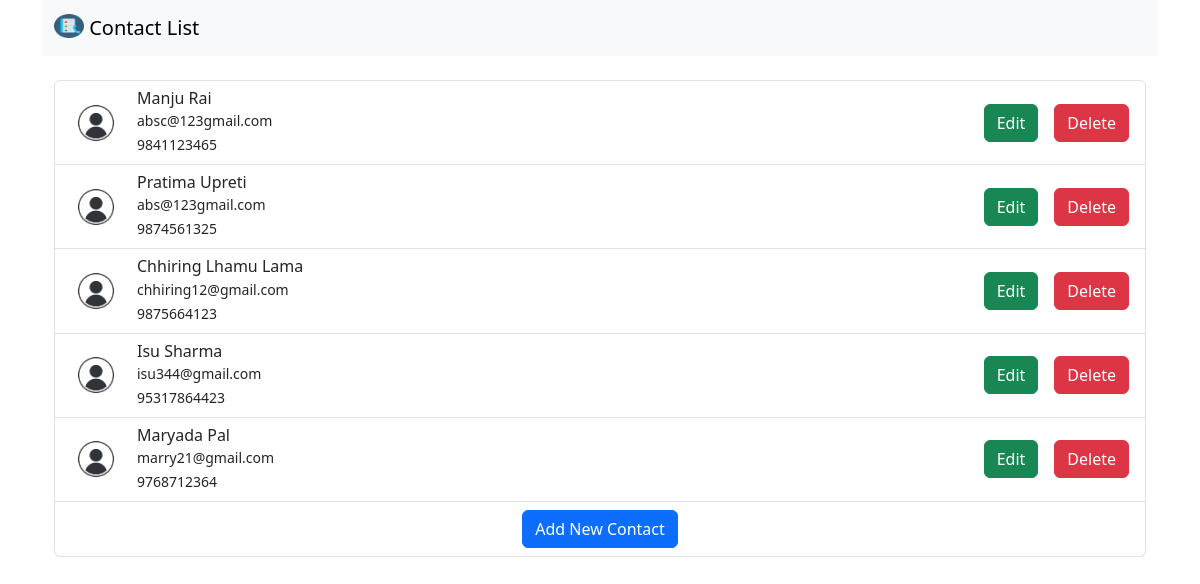
The app's page /, older data.
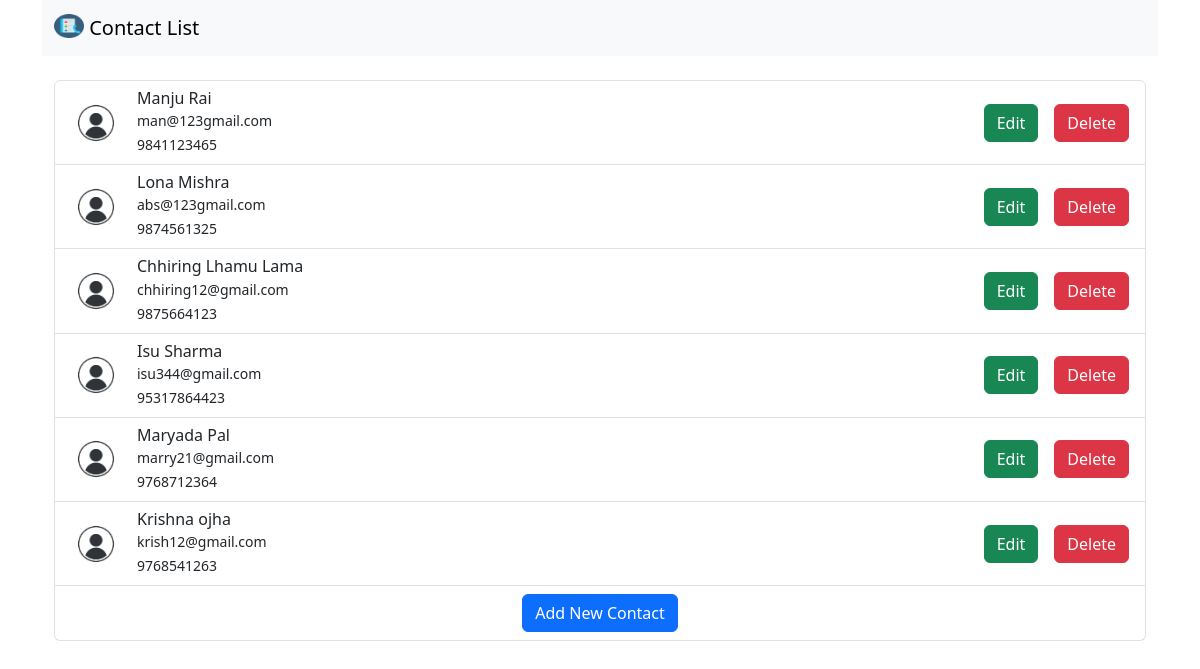
The same page, newer data.
### contact_app/models.py (models this page shows, shortened)
class Contact(models.Model):
    name = models.CharField(max_length=100)
    phone = models.CharField(max_length=15)
    email = models.EmailField()

### contact_app/views.py (the view)
# urls.py: path("",views.contact_list,name="contact-list"),
def contact_list(request):
    contacts=Contact.objects.all()
    return render(
        request,
        "contact_list.html",
        {"contacts":contacts},
    )

### templates/contact_list.html
{% extends "base.html" %}
{% load static %}
{% block content %}
<div class="container ">
  <div class="list-group">
    {% for contact in contacts %}
    <div class="list-group-item d-flex justify-content-between align-items-center">
      <div class="d-flex align-items-center">
        <img src="{% static 'img/profile.png' %}" alt="Profile" class="rounded-circle me-3" width="50" height="50">
        <div>
          <h6 class="card-title">{{ contact.name }}</h6>
            <small class="card-text">{{ contact.email }}</small><br>
            <small class="card-text">{{ contact.phone }}</small>
        </div>
      </div>
      <div class="d-flex">
        <a href="{% url 'edit-contact' contact.pk %}" class="btn btn-success me-3">Edit  </a>
        <a href="{% url 'delete-contact' contact.pk %}" class="btn btn-danger">Delete </a>
      </div>
    </div>
    {% endfor %}
    <div class="list-group-item text-center">
      <a href="{% url 'add-contact' %}" class="btn btn-primary"> Add New Contact</a>
    </div>
  </div>
</div>
{% endblock content %}

Row changes from the older to the newer data that the page shows:
changed Contact "Manju Rai": email "absc@123gmail.com" → "man@123gmail.com"
changed Contact "abs@123gmail.com": name "Pratima Upreti" → "Lona Mishra"
added Contact: name "Krishna ojha", email "krish12@gmail.com", phone "9768541263"
